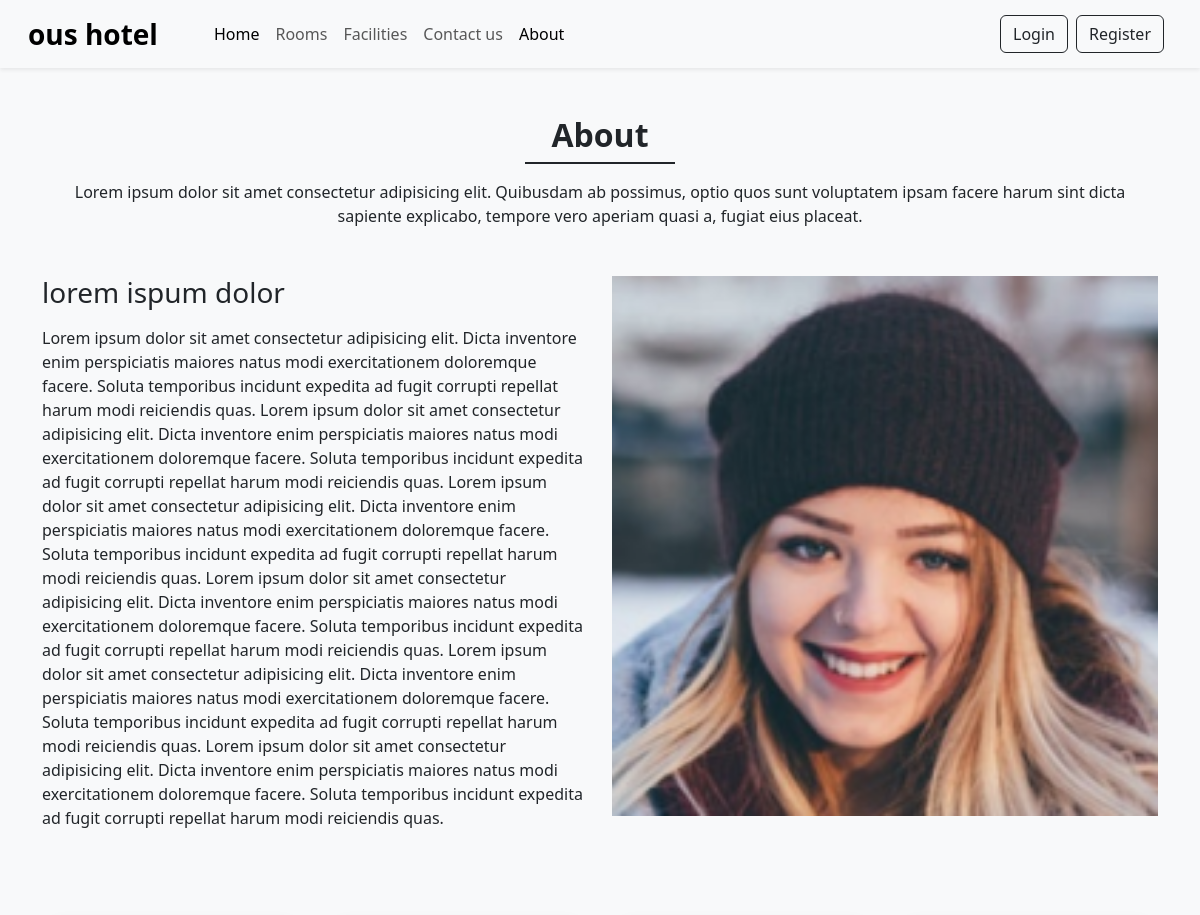
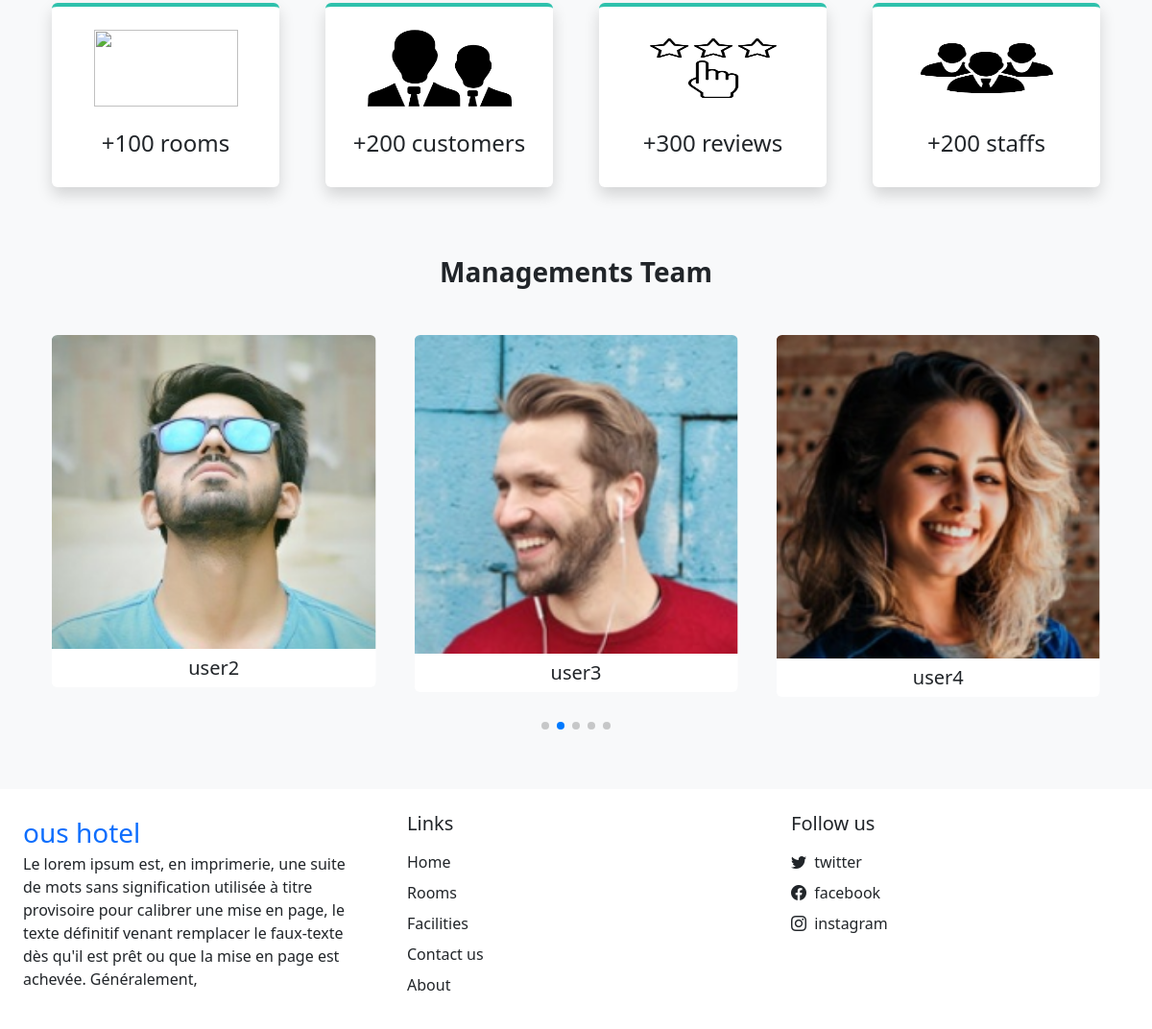
Page /about.php on the committed database (2 pictures, top to bottom).
### tables this page shows
CREATE TABLE `settings` (
  `id` int(11) NOT NULL,
  `site_title` varchar(50) NOT NULL,
  `site_about` varchar(250) NOT NULL,
  `shutdown` tinyint(1) NOT NULL
);

CREATE TABLE `team_details` (
  `id` int(11) NOT NULL,
  `name` varchar(100) NOT NULL,
  `picture` varchar(100) NOT NULL
);

### admin/inc/db_config.php (called while the page is built, shortened)
<?php
function select($sql,$values,$datatypes){
    $con = $GLOBALS['con'];
    if($stmt = mysqli_prepare($con,$sql)){
         mysqli_stmt_bind_param($stmt,$datatypes,...$values);
         if(mysqli_stmt_execute($stmt)){
            $res = mysqli_stmt_get_result($stmt);
            return $res;
         }else{
            mysqli_stmt_close($stmt);
            die("query can not be executed");
         }
    }else{
        die("query can not be prepared");
    }
}
function selectAll($table){
    $con = $GLOBALS['con'];
    $res = mysqli_query($con,"SELECT * FROM $table");
    return $res;
}
?>

### about.php (the view, shortened to what this page needs)
<!DOCTYPE html>
<html lang="en">
<head>
    <link rel="stylesheet" href="https://cdn.jsdelivr.net/npm/swiper@11/swiper-bundle.min.css" />
    <?php require('inc/links.php'); ?>
</head>
<body class="bg-light">
    <?php require('inc/header.php'); ?>
    <div class="my-5 px-4 container">
        <h2 class="fw-bold text-center">About</h2>
        <div class="line bg-dark"></div>
        <p class="text-center mt-3">
            Lorem ipsum dolor sit amet consectetur adipisicing elit. Quibusdam ab possimus, optio quos sunt voluptatem
            ipsam facere harum sint dicta sapiente explicabo, tempore vero aperiam quasi a, fugiat eius placeat.
        </p>
    </div>
    <div class="container">
        <div class="row">
            <div class="col-lg-6 col-md-6 mb-4 order-lg-1 order-md-1 order-2">
                <h3 class="mb-3">lorem ispum dolor</h3>
                <p>
                    Lorem ipsum dolor sit amet consectetur adipisicing elit. Dicta inventore enim perspiciatis maiores
                    natus modi exercitationem doloremque facere. Soluta temporibus incidunt expedita ad fugit corrupti
                    repellat harum modi reiciendis quas.
                    Lorem ipsum dolor sit amet consectetur adipisicing elit. Dicta inventore enim perspiciatis maiores
                    natus modi exercitationem doloremque facere. Soluta temporibus incidunt expedita ad fugit corrupti
                    repellat harum modi reiciendis quas.
                    Lorem ipsum dolor sit amet consectetur adipisicing elit. Dicta inventore enim perspiciatis maiores
                    natus modi exercitationem doloremque facere. Soluta temporibus incidunt expedita ad fugit corrupti
                    repellat harum modi reiciendis quas.
                    Lorem ipsum dolor sit amet consectetur adipisicing elit. Dicta inventore enim perspiciatis maiores
                    natus modi exercitationem doloremque facere. Soluta temporibus incidunt expedita ad fugit corrupti
                    repellat harum modi reiciendis quas.
                    Lorem ipsum dolor sit amet consectetur adipisicing elit. Dicta inventore enim perspiciatis maiores
                    natus modi exercitationem doloremque facere. Soluta temporibus incidunt expedita ad fugit corrupti
                    repellat harum modi reiciendis quas.
                    Lorem ipsum dolor sit amet consectetur adipisicing elit. Dicta inventore enim perspiciatis maiores
                    natus modi exercitationem doloremque facere. Soluta temporibus incidunt expedita ad fugit corrupti
                    repellat harum modi reiciendis quas.
                </p>
            </div>
            <div class="col-lg-6 col-md-6 mb-4 order-lg-2 order-md-2 order-1">
                <img src="images/testimonials/pic-2.png" alt="" class="w-100">
            </div>
        </div>
    </div>
    <div class="container mt-5">
        <div class="row">
            <div class="col-lg-3 col-md-3 mb-4 px-4">
                <div class="bg-white rounded shadow p-4 border-top border-4 text-center box">
                    <img src="images/about/rooms.png" alt="" width="150px" height="80px">
                    <h4 class="mt-4">+100 rooms</h4>
                </div>
            </div>
            <div class="col-lg-3 col-md-3 mb-4 px-4">
                <div class="bg-white rounded shadow p-4 border-top border-4 text-center box">
                    <img src="images/about/customers.png" alt="" width="150px" height="80px">
                    <h4 class="mt-4">+200 customers</h4>
                </div>
            </div>
            <div class="col-lg-3 col-md-3 mb-4 px-4">
                <div class="bg-white rounded shadow p-4 border-top border-4 text-center box">
                    <img src="images/about/reviews.png" alt="" width="150px" height="80px">
                    <h4 class="mt-4">+300 reviews</h4>
                </div>
            </div>
            <div class="col-lg-3 col-md-3 mb-4 px-4">
                <div class="bg-white rounded shadow p-4 border-top border-4 text-center box">
                    <img src="images/about/staff.png" alt="" width="150px" height="80px">
                    <h4 class="mt-4">+200 staffs</h4>
                </div>
            </div>
        </div>
    </div>
    <h3 class="my-5 fw-bold text-center">Managements Team</h3>
    <div class="container px-4">
        <div class="swiper mySwiper">
            <div class="swiper-wrapper mb-5">
                <?php
                $all_team = selectAll('team_details');
                $path = ABOUT_IMG_PATH;
                while ($row = mysqli_fetch_assoc($all_team)) {
                    echo <<<data
        <div class="swiper-slide bg-white text-center overflow-hidden rounded">
                    <img src="$path$row[picture]" alt="" class="w-100">
                    <h5 class="mt-2">$row[name]</h5>
                </div>
        data;
                }
                ?>
            </div>
            <div class="swiper-pagination"></div>
        </div>
    </div>
    <?php require('inc/footer.php'); ?>
</body>
</html>

### inc/links.php (shortened to what this page needs)
<link href="https://cdn.jsdelivr.net/npm/bootstrap@5.3.2/dist/css/bootstrap.min.css" rel="stylesheet">
<link rel="stylesheet" href="https://cdn.jsdelivr.net/npm/bootstrap-icons@1.11.3/font/bootstrap-icons.min.css">
<link rel="stylesheet" href="css/style.css">
<?php
require('admin/inc/db_config.php');
$contact_q = "SELECT * FROM `contact_details` WHERE `id`=?";
$values = [1];
$res = select($contact_q, $values, "i");
$data_contact = mysqli_fetch_assoc($res);
$settings_q = "SELECT * FROM `settings` WHERE `id`=?";
$res_settings = select($settings_q, $values, "i");
$data_settings = mysqli_fetch_assoc($res_settings);
?>

### inc/header.php (shortened to what this page needs)
<nav id="nav-bar" class="navbar navbar-expand-lg navbar-light bg-light px-lg-3 py-lg-2 shadow-sm sticky-top">
    <div class="container-fluid">
        <a class="navbar-brand me-5 fw-bold fs-3" href="index.php">
            <?= $data_settings['site_title']; ?>
        </a>
        <div class="collapse navbar-collapse" id="navbarSupportedContent">
            <ul class="navbar-nav me-auto mb-2 mb-lg-0">
                <li class="nav-item">
                    <a class="nav-link active" aria-current="page" href="index.php">Home</a>
                </li>
                <li class="nav-item">
                    <a class="nav-link" href="rooms.php">Rooms</a>
                </li>
                <li class="nav-item">
                    <a class="nav-link" href="facilities.php">Facilities</a>
                </li>
                <li class="nav-item">
                    <a class="nav-link" href="contact.php">Contact us</a>
                </li>
                <li class="nav-item">
                    <a class="nav-link" href="about.php">About</a>
                </li>
            </ul>
            <div class="d-flex">
                <?php
                if (isset($_SESSION['login']) && $_SESSION['login'] == true) {
                    $path = USERS_IMG_PATH;
                    echo <<<data
                        <div class="btn-group">
                            <button type="button" class="btn btn-outline-dark shadow-none dropdown-toggle" data-bs-toggle="dropdown" data-bs-display="static" aria-expanded="false">
                            <img src="$path$_SESSION[user_profile]" style="width:25px;height:25px;" class="me-1"/>
                            $_SESSION[user_name]
                            </button>
                            <ul class="dropdown-menu dropdown-menu-lg-end">
                                <li><a href="profile.php" class="dropdown-item">Profile</a></li>
                                <li><a href="logout.php" class="dropdown-item">Logout</a></li>
                            </ul>
                        </div>
                data;
                } else {
                    echo '
        <button type="button" class="btn btn-outline-dark me-lg-2 me-3" data-bs-toggle="modal" data-bs-target="#loginModal">
            Login
        </button>
        <button type="button" class="btn btn-outline-dark me-lg-2 me-3" data-bs-toggle="modal" data-bs-target="#registerModal">
            Register
        </button>';
                }
                ?>
            </div>
        </div>
    </div>
</nav>

### inc/footer.php (shortened to what this page needs)
<div class="container-fluid bg-white mt-5">
    <div class="row">
        <div class="col-lg-4 p-4">
            <a href="index.php" class="fs-3 mb-2 text-decoration-none">
                <?= $data_settings['site_title']; ?>
            </a>
            <p>
                <?= $data_settings['site_about']; ?>
            </p>
        </div>
        <div class="col-lg-4 p-4">
            <h5 class="mb-3">Links</h5>
            <a href="index.php" class="d-inline-block mb-2 text-dark text-decoration-none">Home</a> <br>
            <a href="rooms.php" class="d-inline-block mb-2 text-dark text-decoration-none">Rooms</a> <br>
            <a href="facilities.php" class="d-inline-block mb-2 text-dark text-decoration-none">Facilities</a> <br>
            <a href="contact.php" class="d-inline-block mb-2 text-dark text-decoration-none">Contact us</a> <br>
            <a href="about.php" class="d-inline-block mb-2 text-dark text-decoration-none">About</a> <br>
        </div>
        <div class="col-lg-4 p-4">
            <h5 class="mb-3">Follow us</h5>
            <?php
            if ($data_contact['tw'] != '') {
                echo <<<data
                <a href="{$data_contact['tw']}" class="d-inline-block mb-2 text-dark text-decoration-none">
                    <i class="bi bi-twitter me-1"></i> twitter
                </a>
                data;
            }
            ?>
            <br />
            <?php
            if ($data_contact['fb'] != '') {
                echo <<<data
            <a href="{$data_contact['fb']}" class="d-inline-block mb-2 text-dark text-decoration-none">
                <i class="bi bi-facebook me-1"></i> facebook
            </a>
            data;
            }
            ?>
            <br />
            <?php
            if ($data_contact['insta'] != '') {
                echo <<<data
            <a href="{$data_contact['insta']}" class="d-inline-block mb-2 text-dark text-decoration-none">
                <i class="bi bi-instagram me-1"></i> instagram
            </a>
            data;
            }
            ?>
            <br />
            <br />
        </div>
    </div>
</div>

### css/style.css (style rules this page uses)
:root { --teal:#2ec1ac; --teal_hover:#279e8c; }

### about.php (style rules this page uses)
.line { width: 150px !important; margin: 0 auto !important; height: 1.7px; }
.box { border-top-color: var(--teal) !important; }

### rows in the picture
settings: site_title "ous hotel", site_about "Le lorem ipsum est, en imprimerie, une suite de mots sans signification utilisée à titre provisoire pour calibrer une mise en page, le texte définitif venant remplacer le faux-texte dès qu'il est prêt ou que la mise en page est achevée. Généralement,"
team_details: picture (picture), name "user2"
team_details: picture (picture), name "user3"
team_details: picture (picture), name "user4"
